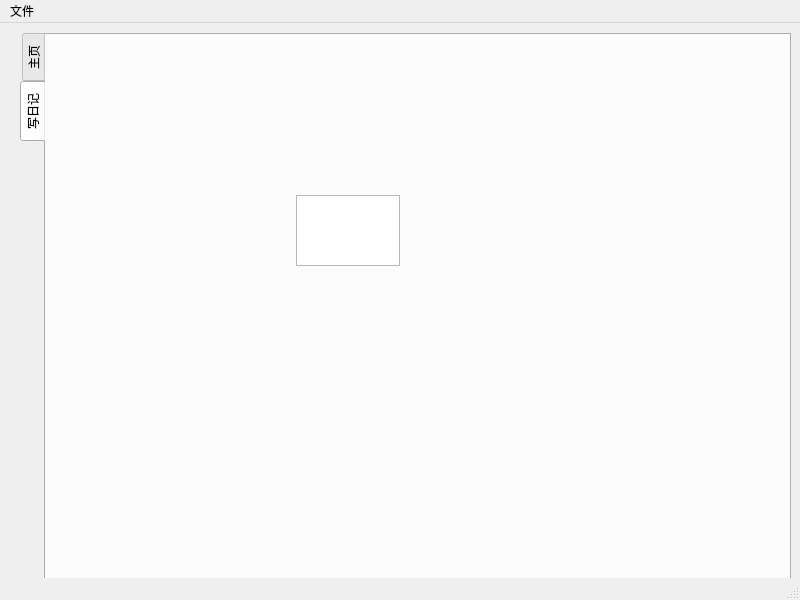
<?xml version="1.0" encoding="UTF-8"?>
<ui version="4.0">
 <class>MainWindow</class>
 <widget class="QMainWindow" name="MainWindow">
  <property name="geometry">
   <rect>
    <x>0</x>
    <y>0</y>
    <width>800</width>
    <height>600</height>
   </rect>
  </property>
  <property name="windowTitle">
   <string>MainWindow</string>
  </property>
  <widget class="QWidget" name="centralwidget">
   <widget class="QTabWidget" name="tabWidget">
    <property name="geometry">
     <rect>
      <x>20</x>
      <y>10</y>
      <width>771</width>
      <height>551</height>
     </rect>
    </property>
    <property name="layoutDirection">
     <enum>Qt::LeftToRight</enum>
    </property>
    <property name="tabPosition">
     <enum>QTabWidget::West</enum>
    </property>
    <property name="currentIndex">
     <number>1</number>
    </property>
    <widget class="QWidget" name="tab">
     <attribute name="title">
      <string>主页</string>
     </attribute>
    </widget>
    <widget class="QWidget" name="tab_2">
     <attribute name="title">
      <string>写日记</string>
     </attribute>
     <widget class="QTextEdit" name="textEdit">
      <property name="geometry">
       <rect>
        <x>250</x>
        <y>160</y>
        <width>104</width>
        <height>71</height>
       </rect>
      </property>
     </widget>
    </widget>
   </widget>
  </widget>
  <widget class="QMenuBar" name="menubar">
   <property name="geometry">
    <rect>
     <x>0</x>
     <y>0</y>
     <width>800</width>
     <height>22</height>
    </rect>
   </property>
   <widget class="QMenu" name="menu">
    <property name="title">
     <string>文件</string>
    </property>
    <addaction name="actionNew"/>
    <addaction name="actionOpen"/>
   </widget>
   <addaction name="menu"/>
  </widget>
  <widget class="QStatusBar" name="statusbar"/>
  <action name="actionNew">
   <property name="text">
    <string>New</string>
   </property>
  </action>
  <action name="actionOpen">
   <property name="text">
    <string>Open</string>
   </property>
  </action>
 </widget>
 <resources/>
 <connections/>
</ui>
